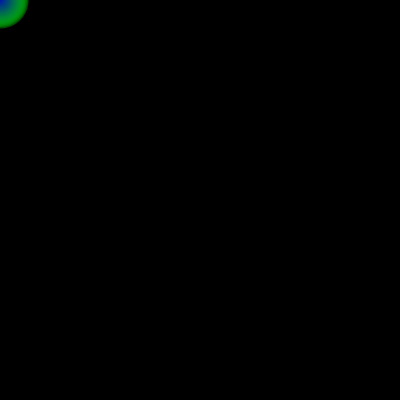
Frame 1 (no input)
Frame 60 (the mouse pressed at the canvas centre just before this capture): identical to frame 1, image omitted
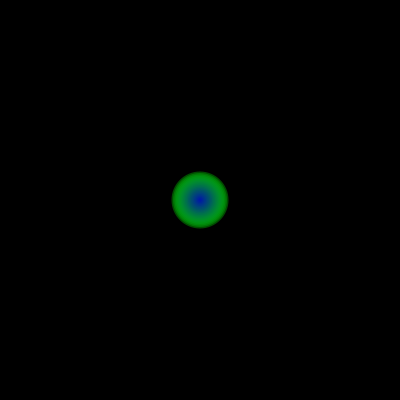
Frame 120 (the mouse held since frame 60 and released just before this capture)

The Processing sketch that drew these frames (run headless with seeded random() and noise(); from frame 60 on, the mouse is pressed at the canvas centre):

// Processing sketch: processing_84547
// ── processing_84547.pde

int[] px = new int[20];
int[] py = new int[20];

void setup()
{
  size(400,400);
  noStroke();
}

void draw()
{
  background(0);
  
  px[0] = mouseX;
  py[0] = mouseY;


  for(int i=0; i<19; i++)
  {
    fill(0,(19-i)*10,10*i,100);
    ellipse(px[i],py[i],(19-i)*3,(19-i)*3);
  }

  for(int i=0; i<19; i++)
  {
    px[(19-i)]=px[(18-i)];
    py[(19-i)]=py[(18-i)];
  }

}
